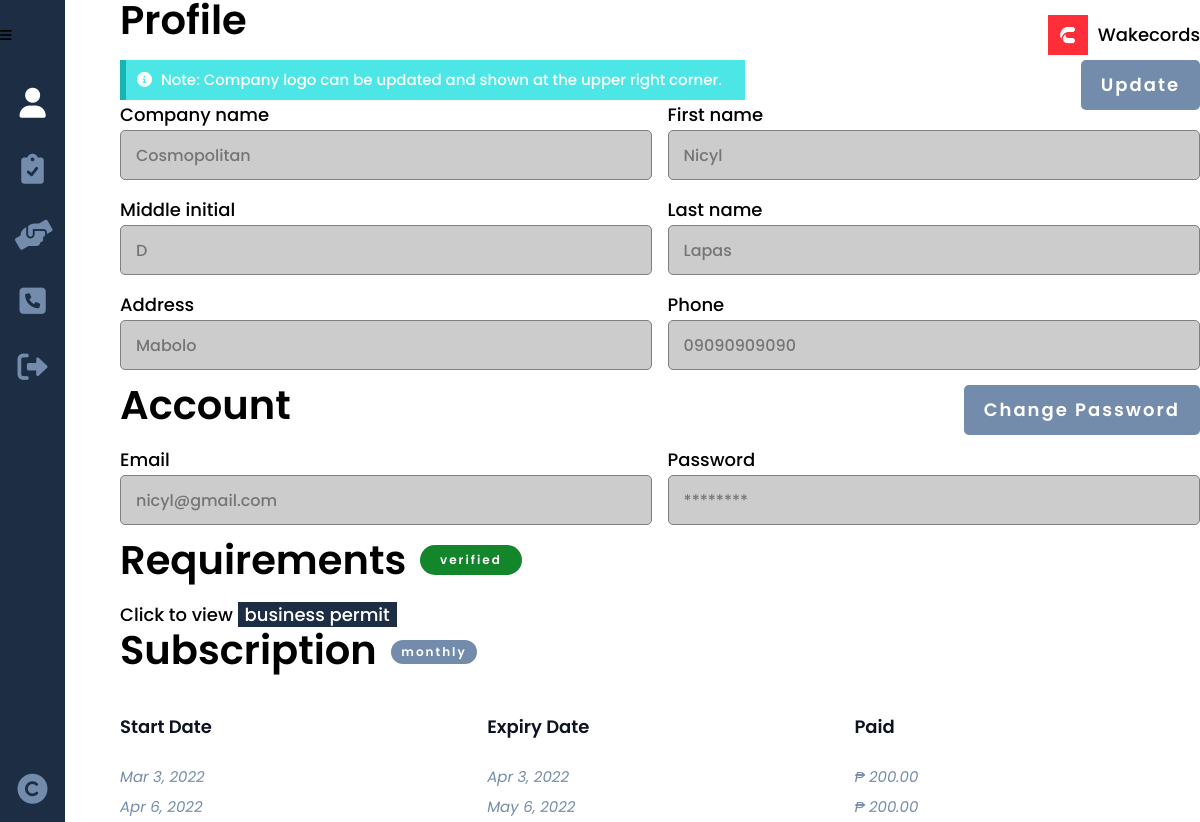
Screenshot of /profile.php?login (signed in) with the database file from the repository.
### tables this page shows
CREATE TABLE `provider` (
  `provider_id` int(8) NOT NULL,
  `provider_logo` varchar(100) NOT NULL,
  `provider_company` varchar(25) NOT NULL,
  `provider_desc` varchar(200) NOT NULL,
  `provider_fname` varchar(25) NOT NULL,
  `provider_mi` char(1) NOT NULL,
  `provider_lname` varchar(25) NOT NULL,
  `provider_type` varchar(15) NOT NULL,
  `provider_phone` varchar(11) NOT NULL,
  `provider_address` varchar(100) NOT NULL,
  `provider_email` varchar(50) NOT NULL,
  `provider_pass` varchar(100) NOT NULL
);

CREATE TABLE `requirement` (
  `req_id` int(8) NOT NULL,
  `provider_id` int(8) DEFAULT NULL,
  `seeker_id` int(8) DEFAULT NULL,
  `req_type` varchar(20) NOT NULL,
  `req_img` varchar(100) NOT NULL,
  `req_status` varchar(15) NOT NULL
);

CREATE TABLE `subscription` (
  `provider_id` int(8) NOT NULL,
  `subs_startdate` date NOT NULL,
  `subs_duedate` date NOT NULL,
  `subs_description` varchar(200) NOT NULL,
  `subs_cost` decimal(7,2) NOT NULL
);

### others/db.php (called while the page is built, shortened)
<?php
	class DB
	{
		static $hostname = "localhost";
		static $dbname = "wakecords";
		static $username  = "root";
		static $password = "";
		public static function query($sql, $params=array(), $transactType)
		{
			$rows = array();
			try
			{
				$db = new PDO("mysql:host=". self::$hostname ."; dbname=". self::$dbname,  self::$username,  self::$password);
				$db->setAttribute(PDO::ATTR_ERRMODE, PDO::ERRMODE_EXCEPTION);
				$cmd = $db->prepare($sql);
				$cmd->execute($params);
				if($transactType == "READ")
					$rows = $cmd->fetchAll();
				else
					$rows = $db->lastInsertId();
			}
			catch(PDOException $e)
			{
				echo $e->getMessage();
			}
			return $rows;
		}
	}

### profile.php (the view, shortened to what this page needs)
<?php
	include("others/functions.php");
	include("others/head.php");
	$user = current_user();
?>
<body>
	<div class="container">
		<?php include("others/header.php"); ?>
		<div class="banner">
			<?php
			include("others/sidebar.php"); ?>
			<section class="banner-con">
				<div class="wrapper">
					<div class="banner-div">
						<h2>Profile</h2>
						<a class="btn btn-link-absolute" href="edit_profile.php">Update</a>
						<?php
						if(isset($_SESSION['provider']))
							messaging("notify", "Note: Company logo can be updated and shown at the upper right corner.");
						?>
						<form class="profile" method="post">
							<?php
								if(user_type() != "admin"){
									if(user_type() == "provider"){
										echo "
										<div>
											<label for='label-name'>Company name</label>
											<input type='text' id='label-name' placeholder='".$user["provider_company"]."' disabled>
										</div>
										";
									}
							?>
							<div>
								<label for="label-name">First name</label>
								<input type="text" name="" id="label-name" placeholder="<?php echo (user_type() == 'seeker')?$user['seeker_fname']:$user['provider_fname']; ?>" disabled>
							</div>
							<div>
								<label for="label-name">Middle initial</label>
								<input type="text" name="" id="label-name" placeholder="<?php echo (user_type() == 'seeker')?$user['seeker_mi']:$user['provider_mi']; ?>" disabled>
							</div>
							<div>
								<label for="label-name">Last name</label>
								<input type="text" name="" id="label-name" placeholder="<?php echo (user_type() == 'seeker')?$user['seeker_lname']:$user['provider_lname']; ?>" disabled>
							</div>
							<div>
								<label for="label-name">Address</label>
								<input type="text" name="" id="label-name" placeholder="<?php echo (user_type() == 'seeker')?$user['seeker_address']:$user['provider_address']; ?>" disabled>
							</div>
							<div>
								<label for="label-name">Phone</label>
								<input type="text" name="" id="label-name" placeholder="<?php echo (user_type() == 'seeker')?$user['seeker_phone']:$user['provider_phone']; ?>" disabled>
							</div>
							<?php
								}
							?>
						</form>
					</div>
					<div class="banner-div no-padding-top">
						<h2>Account</h2>
						<div class="links">
							<a class="btn margin-inline-0" href="change_pass.php">Change Password</a>
						</div>
						<form class="profile" method="post">
							<?php
							if(user_type() != "admin"){
							?>
							<div>
								<label for="label-name">Email</label>
								<input type="text" name="" id="label-name" placeholder="<?php echo (user_type() == 'seeker')?$user['seeker_email']:$user['provider_email']; ?>" disabled>
							</div>
							<?php
							}
							?>
							<div>
								<label for="label-name">Password</label>
								<input type="text" name="" id="label-name" placeholder="********" disabled>
							</div>
						</form>
					</div>
					<?php
					if(user_type() != "admin"){ ?>
					<div id="required" class="banner-div no-padding-top">
						<h2>Requirements
						<?php
						if(user_type() == "seeker" || user_type() == "provider"){
							$status = user_status();
							if($status != "")
								echo "<span class='btn status ".status_color()."'>".$status."</span>";
							echo "</h2>";
							if($status != ""){
								if(user_type() == "seeker")
									$image_name = read("requirement", ["seeker_id"], [$user['seeker_id']]);
								else
									$image_name = read("requirement", ["provider_id"], [$user['provider_id']]);
								$image_name = $image_name[0];
								echo "
								<figure>
									<figcaption>Click to view <mark id='open-img'>".$image_name['req_type']."</mark></figcaption>
								</figure>
								<dialog class='modal-img' id='modal-img'>
									<button id='close-img'>+</button>
									<figure class='open-image'>
								";
								echo "
									</figure>
								</dialog>
								";
							}
						}
						?>
					</div>
					<?php
					}
					if(user_type() == "provider" && $status == "verified"){
					?>
					<div class="banner-div no-padding-top" style="padding-top:var(--size-6);">
						<?php
						if(is_subscribed()){
							$subs = read("subscription", ["provider_id"], [$_SESSION['provider']]);
							if(count($subs) > 0){
								$latest_sub = $subs[count($subs)-1];
								if(date("Y-m-d") >= date("Y-m-d", strtotime($latest_sub['subs_duedate']))){
									echo "<h2>Subscription <mark class='btn status type' style='background-color:var(--red);'>expired</mark></h2>";
									not_subs($_SESSION['subs_desc']);
								}
								else
									echo "<h2>Subscription <mark class='btn status type'>".subscription()."</mark></h2>";
								echo "
								<div class='hr full-width' style='margin-top:10px;margin-bottom:20px;'></div>
								<div class='banner-ratings profile-lists'>
									<div class='list' >
										<div>Start Date</div>
										<div>Expiry Date</div>
										<div>Paid</div>
									</div>
								";
								foreach($subs as $result){
									echo "
									<div class='list data' style='margin-bottom:0;'>
										<div>".date("M j, Y", strtotime($result['subs_startdate']))."</div>
										<div>".date("M j, Y", strtotime($result['subs_duedate']))."</div>
										<div>₱ ".number_format($result['subs_cost'],2,'.',',')."</div>
									</div>
									";
								}
								echo "</div>";
							}
						}
						else {
							echo "<h2>Subscription</h2>";
							not_subs($_SESSION['subs_desc']);
						}
						?>
					</div>
					<?php
					}
					?>
				</div>
			</section>
		</div>
	</div>
</body>
</html>

### others/header.php (shortened to what this page needs)
<div class="header">
	<button class="header-btn" data-menu-icon>
		<i class="fa-solid fa-bars"></i>
	</button>
	<picture>
		<?php
			if(isset($_SESSION['provider'])){
				$provider = read("provider", ["provider_id"], [$_SESSION['provider']]);
				$provider = $provider[0];
				if(empty($provider['provider_logo'])){
		?>
				<svg xmlns="http://www.w3.org/2000/svg" viewBox="0 0 640 512"><path d="M425.1 482.6c-2.303-1.25-4.572-2.559-6.809-3.93l-7.818 4.493c-6.002 3.504-12.83 5.352-19.75 5.352c-10.71 0-21.13-4.492-28.97-12.75c-18.41-20.09-32.29-44.15-40.22-69.9c-5.352-18.06 2.343-36.87 17.83-45.24l8.018-4.669c-.0664-2.621-.0664-5.242 0-7.859l-7.655-4.461c-12.3-6.953-19.4-19.66-19.64-33.38C305.6 306.3 290.4 304 274.7 304H173.3C77.61 304 0 381.7 0 477.4C0 496.5 15.52 512 34.66 512H413.3c5.727 0 10.9-1.727 15.66-4.188c-2.271-4.984-3.86-10.3-3.86-16.06V482.6zM224 256c70.7 0 128-57.31 128-128S294.7 0 224 0C153.3 0 96 57.31 96 128S153.3 256 224 256zM610.5 373.3c2.625-14 2.625-28.5 0-42.5l25.75-15c3-1.625 4.375-5.125 3.375-8.5c-6.75-21.5-18.25-41.13-33.25-57.38c-2.25-2.5-6-3.125-9-1.375l-25.75 14.88c-10.88-9.25-23.38-16.5-36.88-21.25V212.3c0-3.375-2.5-6.375-5.75-7c-22.25-5-45-4.875-66.25 0c-3.25 .625-5.625 3.625-5.625 7v29.88c-13.5 4.75-26 12-36.88 21.25L394.4 248.5c-2.875-1.75-6.625-1.125-9 1.375c-15 16.25-26.5 35.88-33.13 57.38c-1 3.375 .3751 6.875 3.25 8.5l25.75 15c-2.5 14-2.5 28.5 0 42.5l-25.75 15c-3 1.625-4.25 5.125-3.25 8.5c6.625 21.5 18.13 41 33.13 57.38c2.375 2.5 6 3.125 9 1.375l25.88-14.88c10.88 9.25 23.38 16.5 36.88 21.25v29.88c0 3.375 2.375 6.375 5.625 7c22.38 5 45 4.875 66.25 0c3.25-.625 5.75-3.625 5.75-7v-29.88c13.5-4.75 26-12 36.88-21.25l25.75 14.88c2.875 1.75 6.75 1.125 9-1.375c15-16.25 26.5-35.88 33.25-57.38c1-3.375-.3751-6.875-3.375-8.5L610.5 373.3zM496 400.5c-26.75 0-48.5-21.75-48.5-48.5s21.75-48.5 48.5-48.5c26.75 0 48.5 21.75 48.5 48.5S522.8 400.5 496 400.5z"/></svg>
		<?php
				}
				else echo "<img class='header-logo' src='images/providers/".$provider['provider_type']."/".$_SESSION['provider']."/".$provider['provider_logo']."' >";
			}
			else echo "<img class='header-logo' src='images/main-logo.png'>";
		?>
		<div>Wakecords</div>
	</picture>
</div>

### css/style.css (style rules this page uses)
:root { --dark-blue:#0d1321; --light-blue:#1d2d44; --pale-blue:#3e5c76; --light-gray:#748cab; --peach:#f0ebd8; --header-height:70px; --red: hsl(0,100%,40%); --green: hsl(133, 75%, 30%); --blue: hsl(180, 75%, 40%); }
* { padding:0;margin:0;box-sizing:border-box;resize:none;outline:none;border:none;text-decoration:none;list-style:none; }
body { font:500 18px/30px Poppins,sans-serif; }
.wrapper { width:90%;margin:0 auto 0 120px;padding-bottom:var(--size-8); }
section, main { padding:100px 0;background:#fff; }
.hr { width:50%;height:2px;background:var(--light-gray);margin-bottom:40px; }
.hr.full-width { width:95%;background:var(--gray-5); }
h1,h2 { line-height:100%;margin-bottom:40px;position:relative; }
h2 { margin-bottom:20px; }
h2 { font-size:40px;font-weight:600; }
input, textarea, select { display:block;width:100%;height:50px;margin-bottom:15px;border-radius:5px;padding:0 15px;font:500 16px/30px Poppins,sans-serif;resize:none;border:1px solid #000; }
input:disabled { border:1px solid gray !important;background:#ccc; }
.btn { display:inline-block;width:fit-content;background:var(--light-gray);color:#fff;text-align:center;text-decoration:none;letter-spacing:2px;margin-right:25px;font:600 18px/20px Poppins,sans-serif;padding:15px 20px;border-radius:5px; }
.margin-inline-0 { margin-inline:0; }
.header { display:flex;justify-content:space-between;box-shadow:var(--shadow-4);padding:var(--size-3);position:fixed;width:100%;height:var(--header-height);background:var(--gray-4);align-items:center;z-index:100; }
img.header-logo { width:40px;height:40px; }
button.header-btn { background:none; }
button.header-btn i { font-size:var(--size-7); }
.header picture { display:flex;justify-content:space-between;align-items:center;column-gap:10px; }
.banner-con { width:100%;padding:0; }
.banner-div { height:100%;padding-top:var(--size-11);position:relative; }
.banner-div.no-padding-top { padding-top:0;margin-top:var(--size-4); }
.banner-div h2 span { font-size:var(--size-5); }
.banner-ratings .list { display:flex;column-gap:20px;text-align:center;margin-bottom:20px; }
.banner-ratings .list div:first-child { text-align:left; }
.banner-ratings .list div:first-child { width:64%; }
.banner-ratings .list div:nth-child(2) { width:18%; }
.banner-ratings .list div:last-child { width:18%; }
.status { padding:5px 20px;border-radius:15px;background:#000;color:#fff;border:1px solid #000;font-size:13px;margin:3px; }
.banner-div form.profile { display:flex;justify-content:space-between;flex-wrap:wrap;position:relative;padding-bottom:var(--size-3); }
.banner-div form.profile div { width:49.3%; }
.banner-div form.profile input { border:1px solid var(--light-blue); }
.banner-div h2 span.btn.status { display:inline-block;font-size:12px;margin:0;position:absolute;top:50%;left:300px;transform:translateY(-50%);border:none;pointer-events:none; }
.banner-div h2 span.btn.status.green { background:var(--green); }
.banner-div h2 mark.btn.status.type { margin:10px 0 0 5px;font-size:12px; }
.links { position:absolute;inset:0 0 auto auto; }
.profile-lists .list { justify-content:space-between; }
.profile-lists .list div { width:32% !important;text-align:left;font-weight:600;color:#0d1321; }
.profile-lists .list.data div { font-style:italic;font-weight:400;color:#748cab;font-size:15px; }
figcaption mark { cursor:pointer;background-color:var(--light-blue);color:#fff;padding-inline:7px; }
.btn.btn-link-absolute { position:absolute;top:var(--size-11);right:0;margin-inline:0; }
.status.type { font-size:10px;padding:2px 10px;margin:0 0 0 5px;background:#748cab;border:none;vertical-align:top; }

### rows the page displays
provider: provider_type+provider_logo (picture), provider_company "Cosmopolitan", provider_fname "Nicyl", provider_mi "D", provider_lname "Lapas", provider_address "Mabolo", provider_phone "09090909090", provider_email "nicyl@gmail.com"
requirement: req_status "verified", req_type "business permit"
subscription: subscription() "monthly", subs_startdate "Mar 3, 2022", subs_duedate "Apr 3, 2022", subs_cost "200.00"
subscription: subs_startdate "Apr 6, 2022", subs_duedate "May 6, 2022", subs_cost "200.00"

### other values shown
$msg "Note: Company logo can be updated and shown at the upper right corner."
